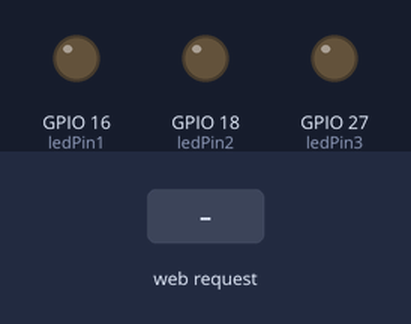
Simulated run of this sketch. Board: ESP32. Parts: output pins drawn as LEDs (lit = HIGH). The test bench sets the inputs (shaded band). WiFi joins after 1.5 s; servers stay silent unless stated; what the sketch prints to the serial monitor is not drawn.

Above: at 2.7 s.
2.8 s: HTTP request GET /led1on received
At 3.9 s:
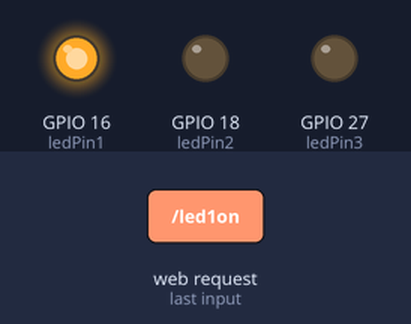
4.3 s: HTTP request GET /led2on received
At 5.0 s:
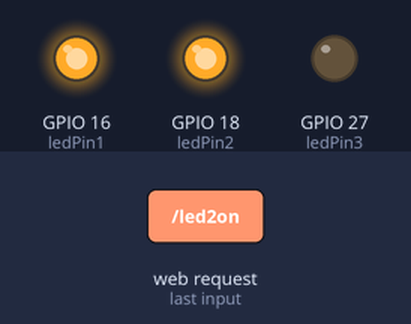
5.8 s: HTTP request GET /led1off received
At 6.1 s:
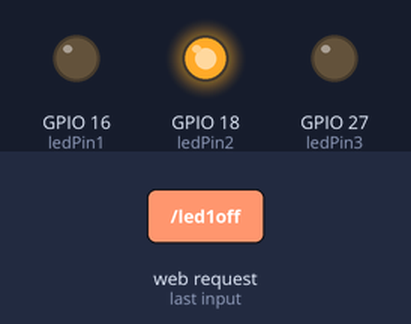
7.3 s: HTTP request GET /led3on received
At 8.5 s:
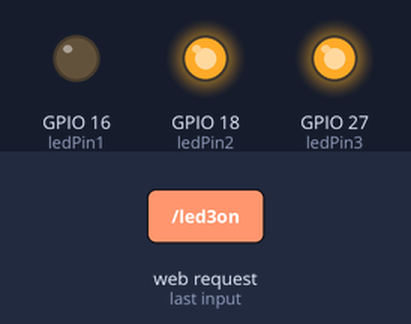
8.8 s: HTTP request GET /led2off received
At 9.6 s:
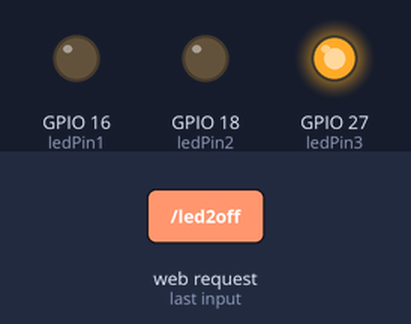
10.3 s: HTTP request GET /led3off received
At 10.8 s:
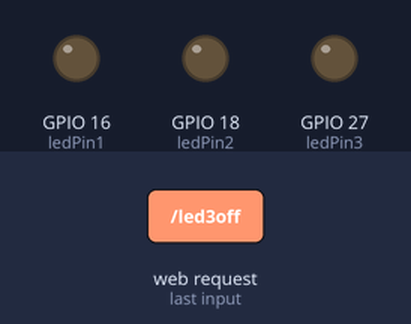
Timing chart, 0 to 12.8 s (numbered marks = the images above; inputs shaded):
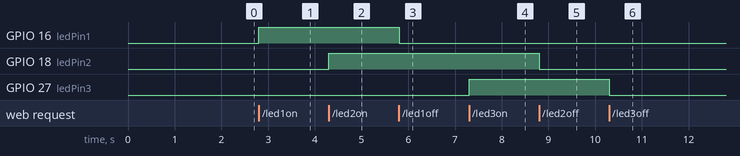

Measured:
- after the input at 2.8 s, GPIO 16 (ledPin1): LOW → HIGH at once
- after the input at 4.3 s, GPIO 18 (ledPin2): LOW → HIGH at once
- after the input at 5.8 s, GPIO 16 (ledPin1): HIGH → LOW at once
- after the input at 7.3 s, GPIO 27 (ledPin3): LOW → HIGH at once
- after the input at 8.8 s, GPIO 18 (ledPin2): HIGH → LOW at once
- after the input at 10.3 s, GPIO 27 (ledPin3): HIGH → LOW at once

The sketch:

S1.ino
```cpp
#include <WiFi.h>
#include <WebServer.h>

// Replace with your WiFi credentials
const char* ssid = "Sol-Deco5";
const char* password = "Sol3d@dC";

// Create web server on port 80
WebServer server(80);

// Define LED pins
const int ledPin1 = 16;
const int ledPin2 = 18;
const int ledPin3 = 27;

// state
bool led1State = false;
bool led2State = false;
bool led3State = false;

// HTML page
void handleRoot() {
  String html = "<!DOCTYPE html><html>";
  html += "<head><title>ESP32 LED Control</title></head>";
  html += "<body style='text-align:center; font-family:Arial;'>";

  // LED 1 Blue
  html += "<h2>LED 1 (Blue) Control</h2>";
  html += "<p>Status: <b>" + String(led1State ? "ON" : "OFF") + "</b></p>";
  html += "<p><a href='/led1on'><button style='padding:10px 20px;'>Turn ON</button></a></p>";
  html += "<p><a href='/led1off'><button style='padding:10px 20px;'>Turn OFF</button></a></p>";

  // LED 2 Red
  html += "<h2>LED 2 (Red) Control</h2>";
  html += "<p>Status: <b>" + String(led2State ? "ON" : "OFF") + "</b></p>";
  html += "<p><a href='/led2on'><button style='padding:10px 20px;'>Turn ON</button></a></p>";
  html += "<p><a href='/led2off'><button style='padding:10px 20px;'>Turn OFF</button></a></p>";

  // LED 3 Yellow
  html += "<h2>LED 3 (Yellow) Control</h2>";
  html += "<p>Status: <b>" + String(led3State ? "ON" : "OFF") + "</b></p>";
  html += "<p><a href='/led3on'><button style='padding:10px 20px;'>Turn ON</button></a></p>";
  html += "<p><a href='/led3off'><button style='padding:10px 20px;'>Turn OFF</button></a></p>";

  html += "</body></html>";
  server.send(200, "text/html", html);
}

void handleLED1on() {
  digitalWrite(ledPin1, HIGH);
  led1State = true;
  server.sendHeader("Location", "/");
  server.send(303);
}

void handleLED1off() {
  digitalWrite(ledPin1, LOW);
  led1State = false;
  server.sendHeader("Location", "/");
  server.send(303);
}

void handleLED2on() {
  digitalWrite(ledPin2, HIGH);
  led2State = true;
  server.sendHeader("Location", "/");
  server.send(303);
}

void handleLED2off() {
  digitalWrite(ledPin2, LOW);
  led2State = false;
  server.sendHeader("Location", "/");
  server.send(303);
}

void handleLED3on() {
  digitalWrite(ledPin3, HIGH);
  led3State = true;
  server.sendHeader("Location", "/");
  server.send(303);
}

void handleLED3off() {
  digitalWrite(ledPin3, LOW);
  led3State = false;
  server.sendHeader("Location", "/");
  server.send(303);
}

void setup() {
  Serial.begin(115200);
  pinMode(ledPin1, OUTPUT);
  pinMode(ledPin2, OUTPUT);
  pinMode(ledPin3, OUTPUT);
  digitalWrite(ledPin1, LOW);
  digitalWrite(ledPin2, LOW);
  digitalWrite(ledPin3, LOW);

  Serial.println("Connecting to WiFi...");
  WiFi.begin(ssid, password);

  while (WiFi.status() != WL_CONNECTED) {
    delay(500);
    Serial.print(".");
  }

  Serial.println("\nConnected!");
  Serial.print("IP Address: ");
  Serial.println(WiFi.localIP());

  server.on("/", handleRoot);
  server.on("/led1on", handleLED1on);
  server.on("/led1off", handleLED1off);
  server.on("/led2on", handleLED2on);
  server.on("/led2off", handleLED2off);
  server.on("/led3on", handleLED3on);
  server.on("/led3off", handleLED3off);

  server.begin();
  Serial.println("Web server started.");
}

void loop() {
  server.handleClient();
}
```
